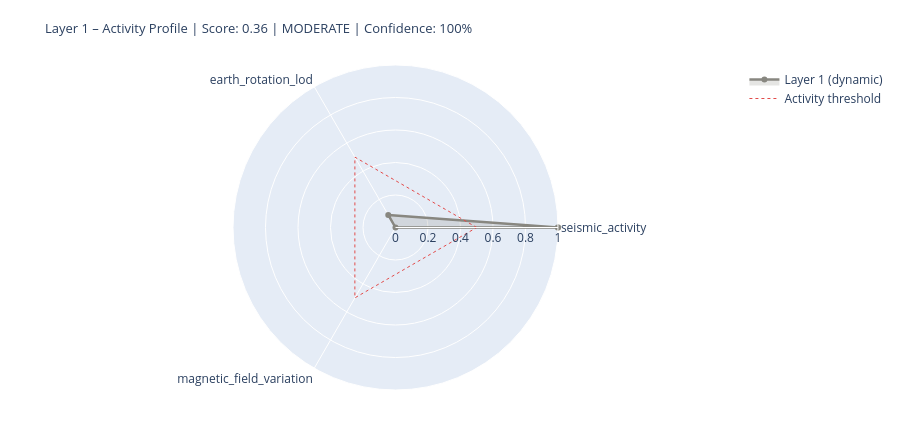

Write notebook code for a chart like this one.
### Markdown cell above
---
## 5. State Assessment & Handoff to Layer 2

### Code cell
# ============================================================
# LAYER 1 SCORE
# Three dynamic components only (conductivity = static baseline)
# ============================================================

def norm(v, lo, hi):
    if v is None: return None
    return max(0.0, min(1.0, (v - lo) / (hi - lo)))

# --- Seismic Activity ---
seis_score_val = None
seis_source    = 'missing'
if df_seis is not None and not df_seis.empty:
    n_events = len(df_seis)
    max_mag  = df_seis['mag'].max()
    n_strong = (df_seis['mag'] >= 6.0).sum()
    seis_score_val = norm(n_events * 0.5 + max_mag * 5 + n_strong * 10, 0, 120)
    seis_source = 'primary'

# --- Earth Rotation (LOD anomaly) ---
lod_score_val = None
lod_now       = None
lod_source    = 'missing'
if df_iers is not None and lod_col:
    lod_now       = float(df_iers[lod_col].iloc[-1])
    lod_score_val = norm(abs(lod_now), 0, 3.0)
    lod_source    = 'primary'
elif raw.get('iers_synthetic_lod') is not None:
    lod_now       = raw['iers_synthetic_lod']
    lod_score_val = norm(abs(lod_now), 0, 3.0)
    lod_source    = 'estimated_seasonal'
    print(f'  LOD estimate: {lod_now:+.3f} ms  [estimated_seasonal]')

# --- Magnetic Field Variation (Kp as dynamic proxy) ---
mag_score_val = None
kp_val        = None
mag_source    = 'missing'
if df_geomag is not None and not df_geomag.empty:
    kp_val        = float(df_geomag['kp'].iloc[-1])
    mag_score_val = norm(kp_val, 0, 9)
    mag_source    = 'primary'
elif layer0 and layer0.get('raw_values', {}).get('Kp_index', {}).get('value') is not None:
    kp_val        = layer0['raw_values']['Kp_index']['value']
    mag_score_val = norm(kp_val, 0, 9)
    mag_source    = 'from_layer0'

# --- Conductivity Baseline (static – not in dynamic score) ---
ocean_fraction = 0.71
leitf_baseline = {
    'ocean_surface_fraction': ocean_fraction,
    'ocean_conductivity_Sm':  CONSTANTS['conductivity_ocean_Sm'],
    'role': 'stable_boundary_condition',
}

# --- Assemble (dynamic components only) ---
COMPONENTS = {
    'seismic_activity':        {'score': seis_score_val, 'source': seis_source, 'dynamic': True},
    'earth_rotation_lod':      {'score': lod_score_val,  'source': lod_source,  'dynamic': True},
    'magnetic_field_variation': {'score': mag_score_val,  'source': mag_source,  'dynamic': True},
}

available   = {k: v['score'] for k, v in COMPONENTS.items() if v['score'] is not None}
unavailable = [k for k, v in COMPONENTS.items() if v['score'] is None]
layer1_score = round(sum(available.values()) / len(available), 4) if available else None
confidence   = round(len(available) / len(COMPONENTS), 2)
level = ('unknown'  if layer1_score is None
         else 'calm'     if layer1_score < 0.3
         else 'moderate' if layer1_score < 0.6
         else 'active')

# Console output
W = 64
print('=' * W)
print('LAYER 1 – PLANETARY BODY – STATE ASSESSMENT')
print('=' * W)
for name, comp in COMPONENTS.items():
    s = comp['score']
    if s is not None:
        bar = '█' * int(s * 20) + '░' * (20 - int(s * 20))
        print(f'  {name:<34} {bar}  {s:.2f}  [{comp["source"]}]')
    else:
        print(f'  {name:<34} {"─" * 20}  n/a   [missing]')
print(f'  {"Conductivity (Baseline)":<34} {"─" * 20}  static [boundary_condition]')
print('-' * W)
print(f'  Score (dynamic):  {layer1_score:.3f}  ({len(available)}/{len(COMPONENTS)} components)')
print(f'  Confidence:       {confidence:.0%}')
print(f'  Level:            {level.upper()}')
if layer0:
    print(f'  Layer-0 input:    {layer0["level"].upper()} | Driver: {layer0["dominant_driver"]}')
print('=' * W)

# Radar chart
cats   = list(available.keys())
vals_r = list(available.values())
if len(cats) >= 3:
    fig = go.Figure()
    fig.add_trace(go.Scatterpolar(
        r=vals_r + [vals_r[0]], theta=cats + [cats[0]],
        fill='toself', fillcolor='rgba(136,135,128,0.22)',
        line=dict(color='#888780', width=2.5), name='Layer 1 (dynamic)'
    ))
    fig.add_trace(go.Scatterpolar(
        r=[0.5] * (len(cats)+1), theta=cats + [cats[0]],
        line=dict(color='#E24B4A', dash='dot', width=1),
        mode='lines', name='Activity threshold'
    ))
    fig.update_layout(
        title=dict(
            text=f'Layer 1 – Activity Profile | Score: {layer1_score:.2f} | {level.upper()} | Confidence: {confidence:.0%}',
            font=dict(size=13)),
        polar=dict(radialaxis=dict(visible=True, range=[0, 1])),
        height=430, showlegend=True,
        margin=dict(l=60, r=60, t=65, b=40)
    )
    fig.show()

### Figure 1 — Plotly figure (JSON) as saved in the notebook; plotly's stock layout.template omitted (floating-point values rounded to 4 significant figures)
{"data": [{"fill": "toself", "fillcolor": "rgba(136,135,128,0.22)", "line": {"color": "#888780", "width": 2.5}, "name": "Layer 1 (dynamic)", "r": [1.0, 0.08903, 0.0, 1.0], "theta": ["seismic_activity", "earth_rotation_lod", "magnetic_field_variation", "seismic_activity"], "type": "scatterpolar"}, {"line": {"color": "#E24B4A", "dash": "dot", "width": 1}, "mode": "lines", "name": "Activity threshold", "r": [0.5, 0.5, 0.5, 0.5], "theta": ["seismic_activity", "earth_rotation_lod", "magnetic_field_variation", "seismic_activity"], "type": "scatterpolar"}], "layout": {"height": 430, "margin": {"b": 40, "l": 60, "r": 60, "t": 65}, "polar": {"radialaxis": {"range": [0, 1], "visible": true}}, "showlegend": true, "title": {"font": {"size": 13}, "text": "Layer 1 – Activity Profile | Score: 0.36 | MODERATE | Confidence: 100%"}}}
